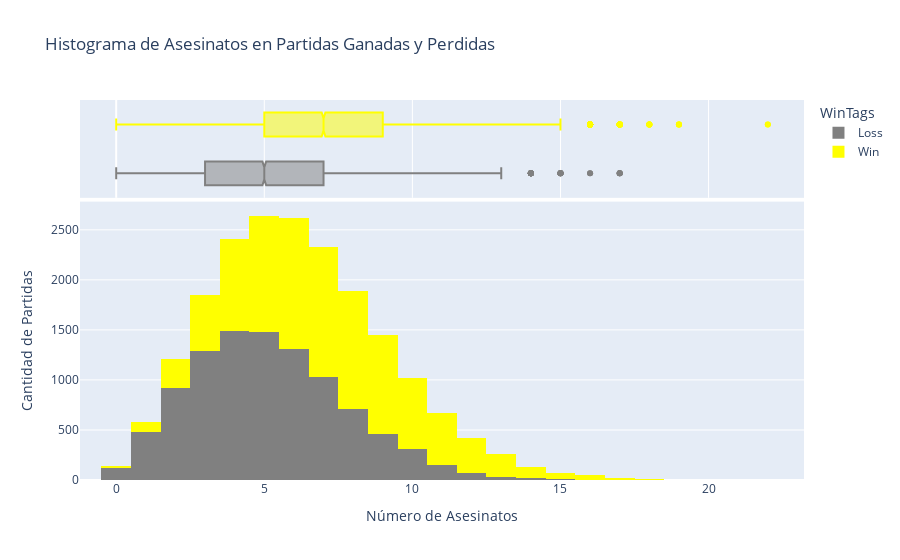

Notebook cell for this chart:
### Markdown cell above
- **Hipótesis 1**: Relación entre asesinatos y tasa de victoria El número de asesinatos conseguidos por un equipo en los primeros 10 minutos se correlacionará positivamente con su tasa de victoria. Cuanto mayor sea la cantidad de asesinatos, más alta será la probabilidad de ganar.

### Code cell
# Crear un histograma combinado
fig = px.histogram(data, x='Kills',  color='WinTags', color_discrete_map=color_map, marginal="box", title="Histograma de Asesinatos en Partidas Ganadas y Perdidas")
fig.update_layout(xaxis_title="Número de Asesinatos", yaxis_title="Cantidad de Partidas")

# Mostrar el gráfico
fig.show()
fig.write_html(path_base + r"\\static\html\Hypothesis_001.html")
fig.write_image(path_base + r"\\static\img\Hypothesis_001.png")

### Figure 1 — Plotly figure (JSON) as saved in the notebook; plotly's stock layout.template omitted (floating-point values rounded to 4 significant figures; data arrays with more than 128 entries replaced by an {"elided": "..."} marker saying what was removed)
{"data": [{"alignmentgroup": "True", "bingroup": "x", "hovertemplate": "WinTags=Loss<br>Kills=%{x}<br>count=%{y}<extra></extra>", "legendgroup": "Loss", "marker": {"color": "gray", "pattern": {"shape": ""}}, "name": "Loss", "offsetgroup": "Loss", "orientation": "v", "showlegend": true, "type": "histogram", "x": {"elided": "9879 int values"}, "xaxis": "x", "yaxis": "y"}, {"alignmentgroup": "True", "hovertemplate": "WinTags=Loss<br>Kills=%{x}<extra></extra>", "legendgroup": "Loss", "marker": {"color": "gray"}, "name": "Loss", "notched": true, "offsetgroup": "Loss", "showlegend": false, "type": "box", "x": {"elided": "9879 int values"}, "xaxis": "x2", "yaxis": "y2"}, {"alignmentgroup": "True", "bingroup": "x", "hovertemplate": "WinTags=Win<br>Kills=%{x}<br>count=%{y}<extra></extra>", "legendgroup": "Win", "marker": {"color": "yellow", "pattern": {"shape": ""}}, "name": "Win", "offsetgroup": "Win", "orientation": "v", "showlegend": true, "type": "histogram", "x": {"elided": "9879 int values"}, "xaxis": "x", "yaxis": "y"}, {"alignmentgroup": "True", "hovertemplate": "WinTags=Win<br>Kills=%{x}<extra></extra>", "legendgroup": "Win", "marker": {"color": "yellow"}, "name": "Win", "notched": true, "offsetgroup": "Win", "showlegend": false, "type": "box", "x": {"elided": "9879 int values"}, "xaxis": "x2", "yaxis": "y2"}], "layout": {"barmode": "relative", "legend": {"title": {"text": "WinTags"}, "tracegroupgap": 0}, "title": {"text": "Histograma de Asesinatos en Partidas Ganadas y Perdidas"}, "xaxis": {"anchor": "y", "domain": [0, 1], "title": {"text": "Número de Asesinatos"}}, "xaxis2": {"anchor": "y2", "domain": [0, 1], "matches": "x", "showgrid": true, "showticklabels": false}, "yaxis": {"anchor": "x", "domain": [0, 0.7326], "title": {"text": "Cantidad de Partidas"}}, "yaxis2": {"anchor": "x2", "domain": [0.7426, 1], "matches": "y2", "showgrid": false, "showline": false, "showticklabels": false, "ticks": ""}}}
